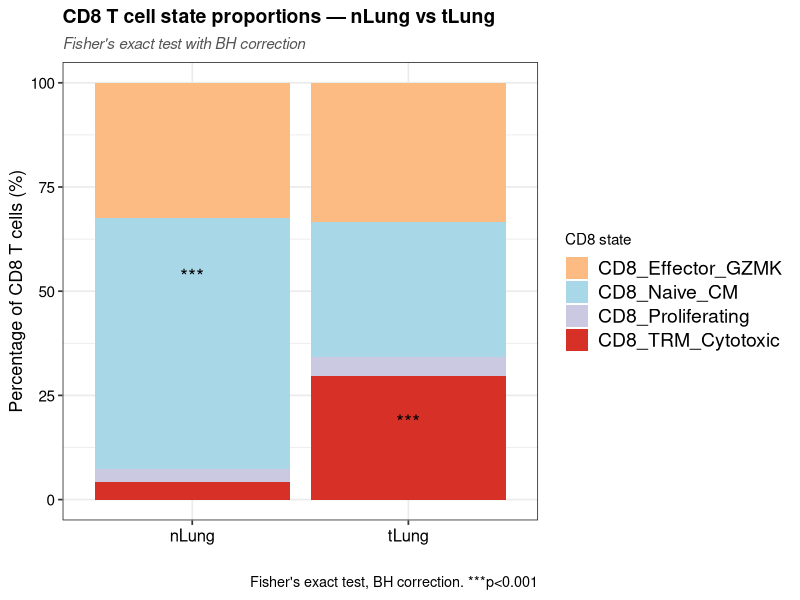

Generate this figure with R:
# ============================================================
# 21_ProportionTest_LUAD.R
# Chi-square test sur les proportions CD8 — nLung vs tLung
# ============================================================

library(ggplot2)

fig_dir <- "Results/figures"
dir.create(fig_dir, showWarnings = FALSE, recursive = TRUE)

# -----------------------------
# Contingency table
# -----------------------------
counts <- matrix(
  c(132, 252,   # CD8_Effector_GZMK
    245, 243,   # CD8_Naive_CM
    13,  34,   # CD8_Proliferating
    17, 223),  # CD8_TRM_Cytotoxic
  nrow = 4, byrow = TRUE,
  dimnames = list(
    c("CD8_Effector_GZMK", "CD8_Naive_CM", 
      "CD8_Proliferating", "CD8_TRM_Cytotoxic"),
    c("nLung", "tLung")
  )
)

# -----------------------------
# Global chi-square test
# -----------------------------
chi_test <- chisq.test(counts)
cat("Chi-square test:\n")
print(chi_test)

# -----------------------------
# Pairwise Fisher tests per cluster
# -----------------------------
results <- data.frame()

for (cluster in rownames(counts)) {
  # 2x2 table: cluster vs rest
  in_cluster  <- counts[cluster, ]
  out_cluster <- colSums(counts) - in_cluster
  
  mat <- rbind(in_cluster, out_cluster)
  ft  <- fisher.test(mat)
  
  results <- rbind(results, data.frame(
    cluster  = cluster,
    nLung    = counts[cluster, "nLung"],
    tLung    = counts[cluster, "tLung"],
    OR       = round(ft$estimate, 3),
    p_value  = round(ft$p.value, 4),
    p_adj    = NA
  ))
}

# FDR correction
results$p_adj <- round(p.adjust(results$p_value, method = "BH"), 4)
results$sig   <- ifelse(results$p_adj < 0.001, "***",
                        ifelse(results$p_adj < 0.01,  "**",
                               ifelse(results$p_adj < 0.05,  "*", "ns")))

cat("\nPairwise Fisher tests:\n")
print(results)

# -----------------------------
# Plot — proportions + significance
# -----------------------------
total_n <- colSums(counts)
df_plot <- as.data.frame(counts)
df_plot$cluster   <- rownames(counts)
df_plot$prop_nLung <- df_plot$nLung / total_n["nLung"] * 100
df_plot$prop_tLung <- df_plot$tLung / total_n["tLung"] * 100

df_long <- tidyr::pivot_longer(df_plot, 
                               cols = c("prop_nLung", "prop_tLung"),
                               names_to = "condition",
                               values_to = "proportion")
df_long$condition <- ifelse(df_long$condition == "prop_nLung", "nLung", "tLung")
df_long$condition <- factor(df_long$condition, levels = c("nLung", "tLung"))

# Add significance
df_long <- merge(df_long, results[, c("cluster", "sig")], by = "cluster")

cluster_colors <- c(
  "CD8_Naive_CM"       = "#A8D8E8",
  "CD8_Effector_GZMK"  = "#FDBB84",
  "CD8_TRM_Cytotoxic"  = "#D73027",
  "CD8_Proliferating"  = "#CBC9E2"
)

p <- ggplot(df_long, aes(x = condition, y = proportion, fill = cluster)) +
  geom_bar(stat = "identity", position = "stack") +
  scale_fill_manual(values = cluster_colors) +
  theme_bw(base_size = 13) +
  theme(
    axis.text.x      = element_text(size = 12, color = "#000000"),
    axis.text.y      = element_text(size = 11, color = "#000000"),
    legend.title     = element_text(size = 11),
    legend.text = element_text(size = 14),
    plot.title       = element_text(size = 14, face = "bold", color = "#000000"),
    plot.subtitle    = element_text(size = 11, color = "#555555", face = "italic")
  ) +
  labs(
    x        = "",
    y        = "Percentage of CD8 T cells (%)",
    fill     = "CD8 state",
    title    = "CD8 T cell state proportions — nLung vs tLung",
    subtitle = "Fisher's exact test with BH correction",
    caption = "Fisher's exact test, BH correction. ***p<0.001"
  )

# Significance annotations
sig_data <- data.frame(
  cluster    = c("CD8_Naive_CM", "CD8_TRM_Cytotoxic"),
  condition  = c("nLung", "tLung"),
  proportion = c(50, 15), # this is not a biological value mais "*" position
  sig        = c("***", "***")
)

p <- p + geom_text(
  data        = sig_data,
  aes(x = condition, y = proportion, label = sig),
  inherit.aes = FALSE,
  size        = 5,
  color       = "#000000",
  vjust       = -0.5
)

ggsave(file.path(fig_dir, "23a_ProportionTest_LUAD.png"),
       p, width = 8, height = 6, dpi = 450, bg = "white")

cat("\nDone\n")
